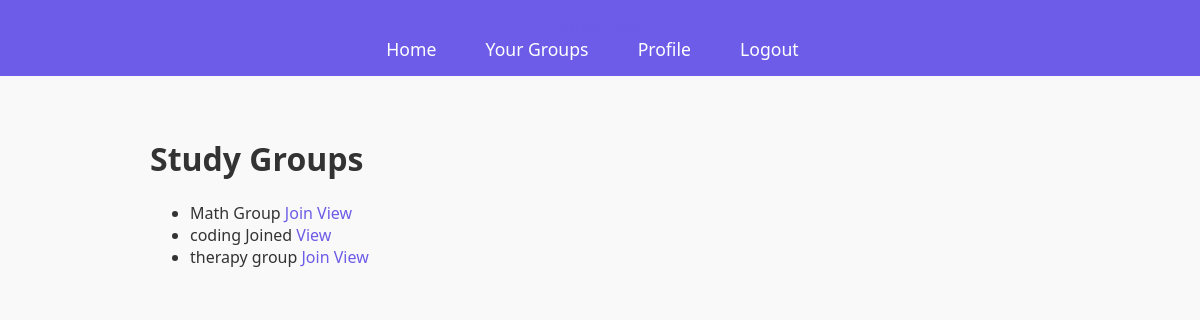
/study_group_list/ (signed in), run on the app's committed database.
### app/models.py (models this page shows, shortened)
class StudyGroup(models.Model):
    name = models.CharField(max_length=200)
    description = models.TextField()
    created_by = models.ForeignKey(User, on_delete=models.CASCADE, default=1)
    created_at = models.DateTimeField(default=timezone.now)
    members = models.ManyToManyField(User, related_name='joined_groups', blank=True)
    class Meta:
        permissions = [
            ('can_create_group', 'Can create a study group'),
            ('can_update_group', 'Can update a study group'),
            ('can_delete_group', 'Can delete a study group'),
        ]

### app/views.py (the view)
# urls.py: path('study_group_list/', views.study_group_list, name='study_group_list'),
@login_required
def study_group_list(request):
    study_groups = StudyGroup.objects.all()
    return render(request, 'study_group_list.html', {'study_groups': study_groups})

### app/templates/study_group_list.html (shortened to what this page needs)
{% extends 'base.html' %}
{% block content %}
    <h1>Study Groups</h1>
    {% if study_groups %}
        <ul>
            {% for group in study_groups %}
                <li>{{ group.name }}
                    {% if request.user.username == 'adavis' %}
                        <a href="{% url 'update_study_group' group.pk %}">Update</a>
                        <a href="{% url 'delete_study_group' group.pk %}">Delete</a>
                    {% else %}
                        {% if request.user not in group.members.all %}
                            <a href="{% url 'join_study_group' group.pk %}">Join</a>
                        {% else %}
                            <span>Joined</span>
                        {% endif %}
                        <a href="{% url 'study_group_detail' group.pk %}">View</a>
                    {% endif %}
                </li>
            {% endfor %}
        </ul>
    {% else %}
        <p>No study groups available.</p>
    {% endif %}
{% endblock %}

### app/static/base.css (style rules this page uses)
body { font-family: 'Segoe UI', Tahoma, Geneva, Verdana, sans-serif; margin: 0; padding: 0; background-color: #f9f9f9; color: #333; }
a { color: #6C5CE7; text-decoration: none; transition: color 0.3s; }
h1, h2, h3, h4 { color: #333; }

### data on the page
StudyGroup: name "Math Group", shows "Join"
StudyGroup: name "coding", shows "Joined"
StudyGroup: name "therapy group", shows "Join"
